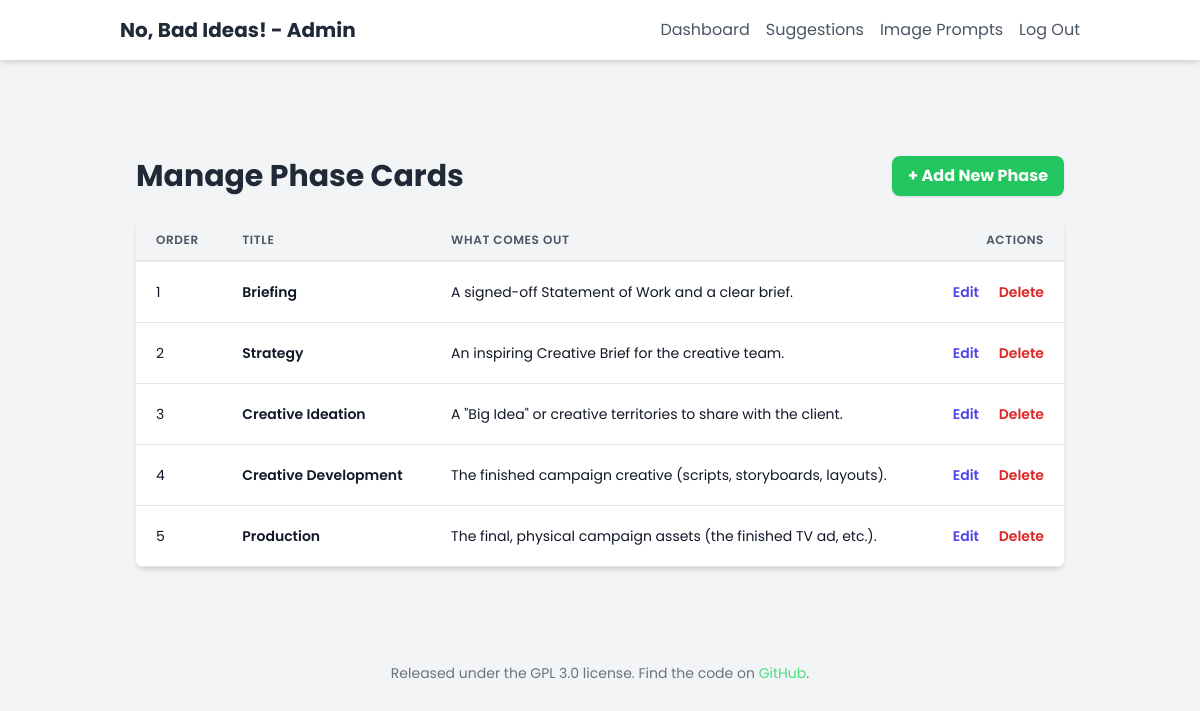
The page /admin/manage_phases.php (signed in) on the database its author committed.
### tables this page shows
CREATE TABLE `nobadideas_phases` (
  `id` int NOT NULL AUTO_INCREMENT,
  `title` varchar(255) NOT NULL,
  `image_front` varchar(255) DEFAULT NULL COMMENT 'Path to the card front image',
  `what_goes_in` text,
  `what_comes_out` text,
  `pain_points` text,
  `lead_roles` text,
  `display_order` int NOT NULL DEFAULT '0',
  PRIMARY KEY (`id`)
);

### admin/manage_phases.php (the view, shortened to what this page needs)
<?php
require_once '../db_connect.php';
$stmt = $conn->prepare("SELECT * FROM nobadideas_phases ORDER BY display_order ASC, title ASC");
$stmt->execute();
$result = $stmt->get_result();
$phases = $result->fetch_all(MYSQLI_ASSOC);
include 'header.php';
?>
<div class="container mx-auto px-4 py-8">
    <div class="flex justify-between items-center mb-6">
        <h1 class="text-3xl font-bold text-gray-800">Manage Phase Cards</h1>
        <a href="edit_phase.php" class="bg-green-500 hover:bg-green-600 text-white font-bold py-2 px-4 rounded-lg shadow transition-colors">+ Add New Phase</a>
    </div>
    <div class="bg-white shadow-md rounded-lg overflow-hidden">
        <table class="min-w-full leading-normal">
            <thead>
                <tr>
                    <th class="px-5 py-3 border-b-2 border-gray-200 bg-gray-100 text-left text-xs font-semibold text-gray-600 uppercase tracking-wider">Order</th>
                    <th class="px-5 py-3 border-b-2 border-gray-200 bg-gray-100 text-left text-xs font-semibold text-gray-600 uppercase tracking-wider">Title</th>
                    <th class="px-5 py-3 border-b-2 border-gray-200 bg-gray-100 text-left text-xs font-semibold text-gray-600 uppercase tracking-wider">What Comes Out</th>
                    <th class="px-5 py-3 border-b-2 border-gray-200 bg-gray-100 text-right text-xs font-semibold text-gray-600 uppercase tracking-wider">Actions</th>
                </tr>
            </thead>
            <tbody>
                <?php if (empty($phases)): ?>
                    <tr>
                        <td colspan="4" class="px-5 py-5 border-b border-gray-200 bg-white text-sm text-center">No phases found. Add one to get started!</td>
                    </tr>
                <?php else: ?>
                    <?php foreach ($phases as $phase): ?>
                        <tr>
                            <td class="px-5 py-5 border-b border-gray-200 bg-white text-sm">
                                <p class="text-gray-900 whitespace-no-wrap"><?php echo htmlspecialchars($phase['display_order']); ?></p>
                            </td>
                            <td class="px-5 py-5 border-b border-gray-200 bg-white text-sm">
                                <p class="text-gray-900 whitespace-no-wrap font-semibold"><?php echo htmlspecialchars($phase['title']); ?></p>
                            </td>
                            <td class="px-5 py-5 border-b border-gray-200 bg-white text-sm">
                                <p class="text-gray-900 whitespace-no-wrap"><?php echo htmlspecialchars($phase['what_comes_out']); ?></p>
                            </td>
                            <td class="px-5 py-5 border-b border-gray-200 bg-white text-sm text-right">
                                <a href="edit_phase.php?id=<?php echo $phase['id']; ?>" class="text-indigo-600 hover:text-indigo-900 font-semibold mr-4">Edit</a>
                                <a href="delete_phase.php?id=<?php echo $phase['id']; ?>" class="text-red-600 hover:text-red-900 font-semibold" onclick="return confirm('Are you sure you want to delete this phase? This action cannot be undone.');">Delete</a>
                            </td>
                        </tr>
                    <?php endforeach; ?>
                <?php endif; ?>
            </tbody>
        </table>
    </div>
</div>
<?php
include 'footer.php';
?>

### admin/header.php (style rules this page uses)
body { font-family: 'Poppins', sans-serif; }

### rows shown on the page
nobadideas_phases: display_order "1", title "Briefing", what_comes_out "A signed-off Statement of Work and a clear brief."
nobadideas_phases: display_order "2", title "Strategy", what_comes_out "An inspiring Creative Brief for the creative team."
nobadideas_phases: display_order "3", title "Creative Ideation", what_comes_out "A \"Big Idea\" or creative territories to share with the client."
nobadideas_phases: display_order "4", title "Creative Development", what_comes_out "The finished campaign creative (scripts, storyboards, layouts)."
nobadideas_phases: display_order "5", title "Production", what_comes_out "The final, physical campaign assets (the finished TV ad, etc.)."
